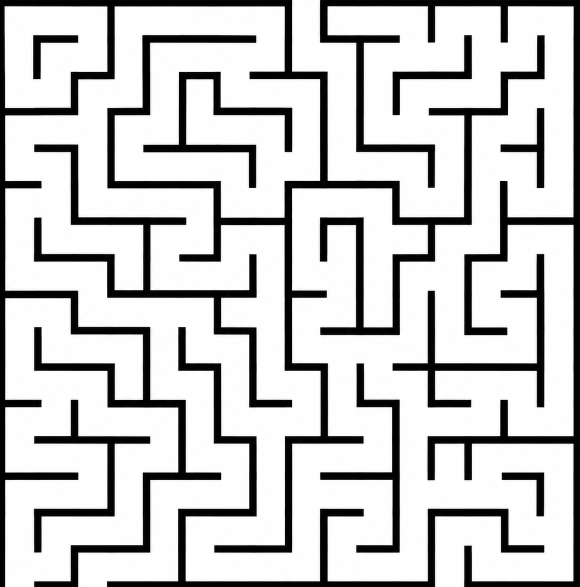
#> input picture maze.png, 1160 x 1173 px (shown at 1/2 size)
$ python solver.py
#> lines starting #> are read from the running program, lines starting #| are printed output that depends on the picture; after the words box and inside, x2 and y2 are one past the last pixel; in counts of white or black regions, pixels touching at a corner belong together
import cv2
import numpy as np
import heapq
from collections import deque


# ==================================================
# HEURISTIC
# ==================================================

def heuristic(a, b):
    return abs(a[0] - b[0]) + abs(a[1] - b[1])


# ==================================================
# A* SEARCH
# ==================================================

def astar(grid, start, goal):

    rows, cols = grid.shape

    open_set = []
    heapq.heappush(open_set, (0, start))

    came_from = {}
    g_score = {start: 0}

    directions = [
        (-1, 0),
        (1, 0),
        (0, -1),
        (0, 1)
    ]

    while open_set:

        _, current = heapq.heappop(open_set)

        if current == goal:

            path = []

            while current in came_from:
                path.append(current)
                current = came_from[current]

            path.append(start)

            return path[::-1]

        for dx, dy in directions:

            nx = current[0] + dx
            ny = current[1] + dy

            if (
                0 <= nx < rows and
                0 <= ny < cols and
                grid[nx][ny] == 0
            ):

                neighbor = (nx, ny)

                tentative_g = g_score[current] + 1

                if (
                    neighbor not in g_score
                    or tentative_g < g_score[neighbor]
                ):

                    g_score[neighbor] = tentative_g

                    f_score = (
                        tentative_g
                        + heuristic(neighbor, goal)
                    )

                    came_from[neighbor] = current

                    heapq.heappush(
                        open_set,
                        (f_score, neighbor)
                    )

    return None


# ==================================================
# FIND START
# ==================================================

def find_start(grid):

    rows, cols = grid.shape

    for c in range(cols):
        if grid[0][c] == 0:
            return (0, c)

    return None


# ==================================================
# FIND REACHABLE EXIT
# ==================================================

def find_reachable_exit(grid, start):

    rows, cols = grid.shape

    q = deque([start])
    visited = {start}

    directions = [
        (-1, 0),
        (1, 0),
        (0, -1),
        (0, 1)
    ]

    while q:

        x, y = q.popleft()

        if x == rows - 1:
            return (x, y)

        for dx, dy in directions:

            nx = x + dx
            ny = y + dy

            if (
                0 <= nx < rows and
                0 <= ny < cols and
                grid[nx][ny] == 0 and
                (nx, ny) not in visited
            ):
                visited.add((nx, ny))
                q.append((nx, ny))

    return None


# ==================================================
# PATH SIMPLIFICATION
# ==================================================

def simplify_path(path):

    if len(path) < 3:
        return path

    simplified = [path[0]]

    for i in range(1, len(path) - 1):

        prev = path[i - 1]
        curr = path[i]
        nxt = path[i + 1]

        d1 = (
            curr[0] - prev[0],
            curr[1] - prev[1]
        )

        d2 = (
            nxt[0] - curr[0],
            nxt[1] - curr[1]
        )

        if d1 != d2:
            simplified.append(curr)

    simplified.append(path[-1])

    return simplified


# ==================================================
# LOAD IMAGE
# ==================================================

img = cv2.imread("maze.png")
#> img is the input picture: shape (1173, 1160, 3); mean B, G, R 200.6, 200.6, 200.7

if img is None:
    print("maze.png not found")
    quit()

gray = cv2.cvtColor(
    img,
    cv2.COLOR_BGR2GRAY
)

_, binary = cv2.threshold(
    gray,
    180,
    255,
    cv2.THRESH_BINARY
)
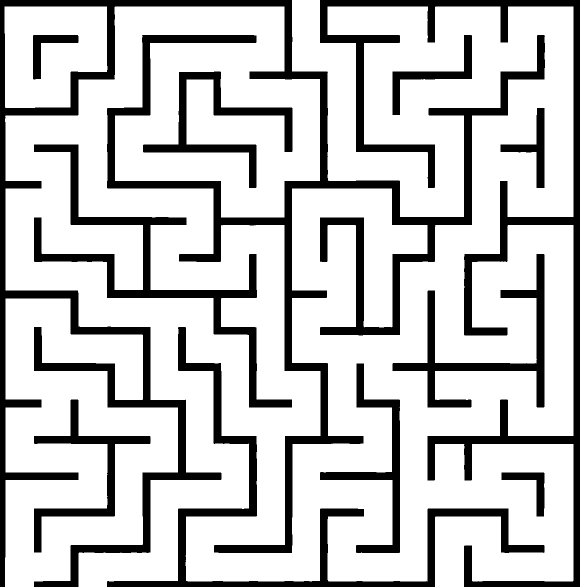
#> binary: shape (1173, 1160) (shown at 1/2 size); 78.1% white; 12 black regions, largest, box (x1, y1, x2, y2) and area: (0, 0, 1090, 1173) 127480, (640, 0, 1160, 1173) 54631, (214, 654, 1089, 1173) 29456

# resize for solving

binary = cv2.resize(
    binary,
    (300, 300),
    interpolation=cv2.INTER_NEAREST
)
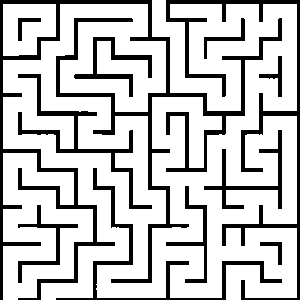
#> binary: shape (300, 300); 77.9% white; 12 black regions, largest, box (x1, y1, x2, y2) and area: (0, 0, 282, 300) 8696, (166, 0, 300, 300) 3573, (56, 168, 282, 300) 1807

# ==================================================
# CREATE GRID
# ==================================================

grid = np.where(binary > 200, 0, 1)

rows, cols = grid.shape
#> rows = 300; cols = 300

# ==================================================
# START & GOAL
# ==================================================

start = find_start(grid)
#> start = (0, 152)

if start is None:
    print("No entrance found")
    quit()

goal = find_reachable_exit(
    grid,
    start
)
#> in find_reachable_exit, `visited = {start}`: visited = 1 item
#> the loop in find_reachable_exit, `while q: ` made 35235 passes
#> (x, y) on passes 1 to 3: (0, 152), (1, 152), (0, 153)
#> after the loop in find_reachable_exit, `while q:`: visited = 35272 items
#> goal = (299, 240)

if goal is None:
    print("No reachable exit found")
    quit()

print("Start:", start)
#| Start: (0, 152)
print("Goal :", goal)
#| Goal : (299, 240)

# ==================================================
# SOLVE
# ==================================================

path = astar(
    grid,
    start,
    goal
)
#> in astar, `g_score = {start: 0}`: g_score = {(0, 152): 0}
#> the loop in astar, `while open_set: ` made 26074 passes
#> after the loop in astar, `while open_set:`: came_from = 26326 items; g_score = 26327 items; path = 808 pairs, first value 0 to 299, second value 152 to 282

if path is None:
    print("No path found")
    quit()

print("Path Length:", len(path))
#| Path Length: 808

# ==================================================
# SIMPLIFY PATH
# ==================================================

smooth_path = simplify_path(path)
#> in simplify_path, `simplified = [path[0]]`: simplified = [(0, 152)]
#> the loop in simplify_path, `for i in range(1, len(path) - 1): ` made 806 passes
#> (prev, curr, nxt, d2) on passes 1 to 3: ((0, 152), (0, 153), (0, 154), (0, 1)), ((0, 153), (0, 154), (0, 155), (0, 1)), ((0, 154), (0, 155), (0, 156), (0, 1))
#> after the loop in simplify_path, `for i in range(1, len(path) - 1):`: simplified = 40 pairs, first value 0 to 283, second value 152 to 282
#> smooth_path = 41 pairs, first value 0 to 299, second value 152 to 282

# ==================================================
# DRAW RESULT
# ==================================================

output = cv2.cvtColor(
    binary,
    cv2.COLOR_GRAY2BGR
)

# Draw thick smooth segments

# Create overlay
overlay = output.copy()

# Draw thick green route
for i in range(len(smooth_path) - 1):

    p1 = smooth_path[i]
    p2 = smooth_path[i + 1]

    cv2.line(
        overlay,
        (p1[1], p1[0]),
        (p2[1], p2[0]),
        (0, 255, 0),   # Green
        10             # Thickness
    )
#> this loop made 40 passes
#> (p1, p2) on passes 1 to 12: ((0, 152), (0, 165)), ((0, 165), (22, 165)), ((22, 165), (22, 184)), ((22, 184), (78, 184)), ((78, 184), (78, 221)), ((78, 221), (97, 221)), ((97, 221), (97, 226)), ((97, 226), (60, 226)), ((60, 226), (60, 221)), ((60, 221), (55, 221)), ((55, 221), (55, 240)), ((55, 240), (41, 240))
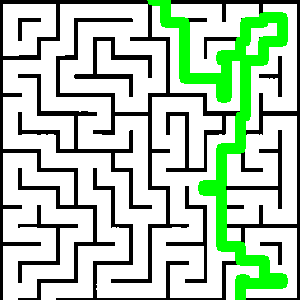
#> overlay: shape (300, 300, 3); mean B, G, R 182.2, 205.1, 182.2

# Apply transparency
alpha = 0.35

output = cv2.addWeighted(
    overlay,
    alpha,
    output,
    1 - alpha,
    0
)
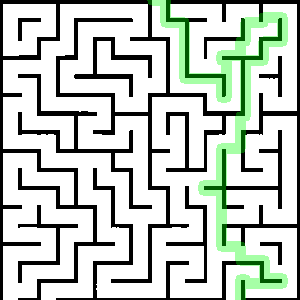
#> output: shape (300, 300, 3); mean B, G, R 192.9, 200.9, 192.9

# Start marker

cv2.circle(
    output,
    (start[1], start[0]),
    5,
    (0, 255, 0),
    -1
)
#> output: shape (300, 300, 3); 0.05% of pixels changed, all inside (x1, y1, x2, y2) = (147, 0, 158, 6)

# Goal marker

cv2.circle(
    output,
    (goal[1], goal[0]),
    5,
    (255, 0, 0),
    -1
)
#> output: shape (300, 300, 3); mean B, G, R 193, 200.9, 192.8

# upscale

output = cv2.resize(
    output,
    (1200, 1200),
    interpolation=cv2.INTER_NEAREST
)
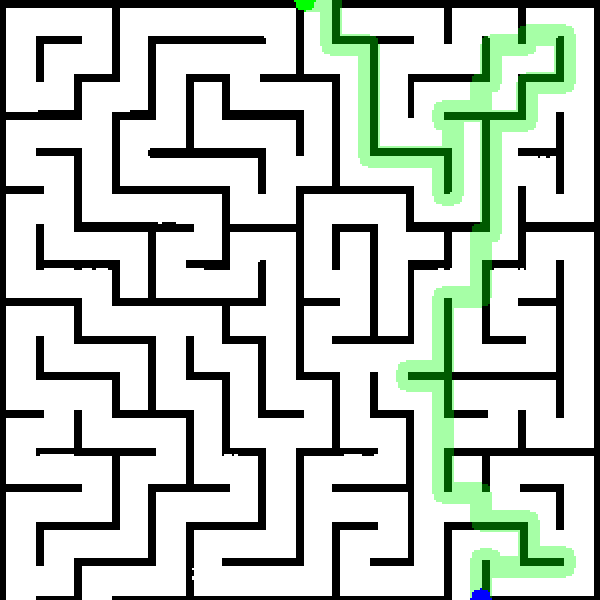
#> output: shape (1200, 1200, 3) (shown at 1/2 size); mean B, G, R 193, 200.9, 192.8

cv2.imwrite(
    "solved_maze.png",
    output
)

print("Solved maze saved as solved_maze.png")
